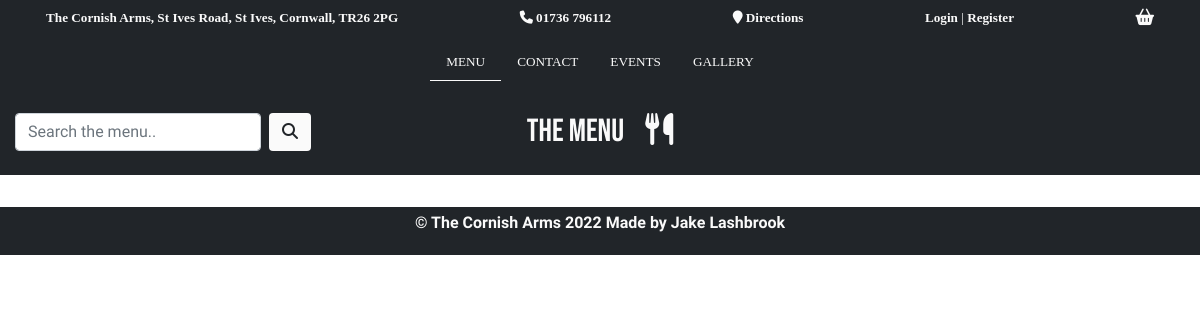
The page /menu/ on the database as committed earlier.
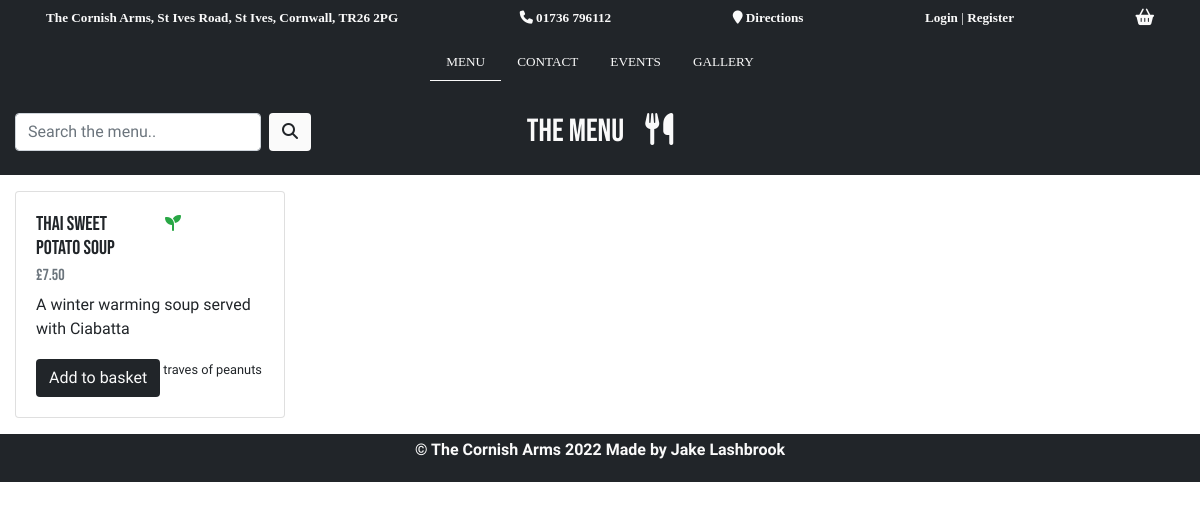
The same page on the database as committed later.
### menu/models.py (models this page shows, shortened)
class Dishes(models.Model):
    class Meta:
        verbose_name_plural = 'Dishes'
    category_name = models.ForeignKey('Category', null=True, blank=True, on_delete=models.SET_NULL)
    name = models.CharField(max_length=300)
    description = models.TextField()
    is_vegan = models.BooleanField(default=False)
    is_gluten_free = models.BooleanField(default=False)
    out_of_stock = models.BooleanField(default=False)
    if_allergens = models.CharField(max_length=250)
    price = models.DecimalField(max_digits=4, decimal_places=2)
    image_url = models.URLField(max_length=1024, null=True, blank=True)
    image = models.ImageField(null=True, blank=True)

### menu/views.py (the view)
# urls.py: path('', views.get_menu, name='menu_items')
def get_menu(request):
    dishes = Dishes.objects.all()
    template = 'menu/menu.html'
    context = {
        'dishes': dishes,
    }
    return render(request, template, context)

### menu/templates/menu/menu.html (shortened to what this page needs)
{% extends "base.html" %}
{% load static %}
{% block content %}
<div class="container-fluid">
  <div class="row bg-blk text-wht">
    <div class="col">
      <form class="form-inline pt-2 pb-2 mt-3 mb-3">
        <input class="form-control mr-sm-2" type="search" placeholder="Search the menu.." aria-label="Search">
        <button class="btn btn-wht hvr-float my-2 my-sm-0" type="submit"><i class="fas fa-search"></i></button>
      </form>
    </div>
    <div class="col">
      <h2 class="text-left text-lg-center text-uppercase pt-2 pb-2 mt-3 mb-3">
        The Menu <i class="fas fa-utensils pl-3"></i>
      </h2>
    </div>
    <div class="col inline-item"></div>
  </div>
      <div class="row mt-3 mb-3">
      {% for dish in dishes %}
        <div class="col-sm-6 col-lg-3 d-flex align-items-stretch">
          <div class="card">
            <div class="card-body">
              <div class="row">
                <div class="col-6 fit-content">
              <h5 class="card-title">{{ dish.name }}</h5>
              </div>
              {% if dish.is_vegan == True %}
              <div class="col-3">
                <i class="fas fa-seedling text-success" title="{{ dish.name }} is Vegan"></i>
              </div>
              {% endif %}
            </div>
              <h6 class="card-subtitle mb-2 text-muted">£{{ dish.price }}</h6>
              <p class="card-text">{{ dish.description }}</p>
              <p><strong class="font-weight-bold">Allergens:</strong><small> {{ dish.if_allergens }}</small></p>
              <a href="#" class="btn btn-blk text-wht position-absolute" style="bottom: 20px; left: 20px">Add to basket</a>
            </div>
          </div>
        </div>
      {% endfor %}
    </div>
</div>
{% endblock %}

### templates/base.html (shortened to what this page needs)
{% load static %}
<!doctype html>
<html lang="en">
  <head>
    {% block core_css %}
    <link rel="stylesheet" href="https://cdn.jsdelivr.net/npm/bootstrap@4.4.1/dist/css/bootstrap.min.css">
    <link rel="stylesheet" href="{% static 'css/base.css' %}">
    {% endblock %}
  </head>
  <body>
    <header class="container-fluid headline-banner">
        <div class="container navbar">
            <div class="nav-item d-none d-lg-block">
                <strong>The Cornish Arms, St Ives Road, St Ives, Cornwall, TR26 2PG</strong>
            </div>
            <div class="nav-item">
                <a href="tel:01736 794123" class="text-wht">
                    <span><strong class="d-none d-sm-block">
                        <i class="fas fa-phone"></i> 01736 796112</strong>
                    </span>
                </a>
            </div>
            <div class="nav-item">
                <a href="https://www.google.co.uk/maps/dir/?api=1&amp;destination=50.20058710086446,-5.47443270175664" target="_blank" class="text-wht">
                    <strong><i class="fas fa-map-marker"></i> Directions</strong>
                </a>
            </div>
            <div class="nav-item">
                {% if user.is_authenticated %}
                <a href="{% url 'account_logout' %}" class="text-wht">
                    <strong>Logout</strong>
                 </a>
                    {% if user.is_superuser %}
                       | <a href="{% url 'account_logout' %}" class="text-wht">
                            <strong>Manager</strong>
                        </a>
                    {% endif %}
                 {% else %}
                 <a href="{% url 'account_login' %}" class="text-wht">
                    <strong>Login</strong>
                 </a> |
                 <a href="{% url 'account_signup' %}" class="text-wht">
                     <strong>Register</strong>
                  </a>
                  {% endif %}
            </div>
            <div class="nav-item">
                <a href="" target="_blank" class="text-wht" title="Basket">
                   <strong></strong>
                </a>
            </div>
            <div class="container-fluid bg-blk">
                {% include 'includes/main-nav.html'%}
            </div>
        </div>
    </header>
    {% block content %}
    {% endblock %}
    <footer class="container-fluid bg-blk">
        <div class="row">
            <div class="col-12 text-wht text-center p-1">
                <p>
                <strong>&copy; The Cornish Arms 2022</strong>
                <strong>Made by Jake Lashbrook</strong>
                </p>
            </div>
        </div>
    </footer>
  </body>
</html>

### templates/includes/main-nav.html
<div class="container-fluid justify-content-center pt-3">
<ul class="nav">
    <li class="nav-item">
      <a class="nav-link active main-nav-link txt-wht text-uppercase" href="{% url 'menu_items' %}">Menu</a>
    </li>
    <li class="nav-item">
      <a class="nav-link main-nav-link text-uppercase" href="#">Contact</a>
    </li>
    <li class="nav-item">
      <a class="nav-link main-nav-link text-uppercase" href="#">Events</a>
    </li>
    <li class="nav-item">
      <a class="nav-link main-nav-link text-uppercase disabled" href="#" tabindex="-1" aria-disabled="true">Gallery</a>
    </li>
  </ul>
</div>

### static/css/base.css (style rules this page uses)
body { font-family: 'Raleway', sans-serif; }
h1, h2, h3, h4, h5, h6 { font-family: 'Bebas Neue', sans-serif; }
.headline-banner { background-color: #212529; color: #fafafa; font-size: .825rem; }
.text-wht { color: #fafafa; }
.btn-blk { background-color: #212529 !important; color: #fafafa !important; }
.btn-wht { background-color: #fafafa !important; color: #212529!important; }
.nav-item { font-family: 'sans-serif'; }
.nav-item .main-nav-link { color: #fafafa !important; }
.active { border-bottom: 1px solid #fafafa; }
.bg-blk { background-color: #212529; }
.hvr-float { display: inline-block; vertical-align: middle; -webkit-transform: perspective(1px) translateZ(0); transform: perspective(1px) translateZ(0); box-shadow: 0 0 1px rgba(0, 0, 0, 0); -webkit-transition-duration: 0.3s; transition-duration: 0.3s; -webkit-transition-property: transform; transition-property: transform; -webkit-transition-timing-function: ease-out; transition-timing-function: ease-out; }

Rows that differ between the two databases and show on the page:
added Dishes: name "Thai Sweet Potato Soup", price "7.50", description "A winter warming soup served with Ciabatta", if_allergens "possible traves of peanuts"
